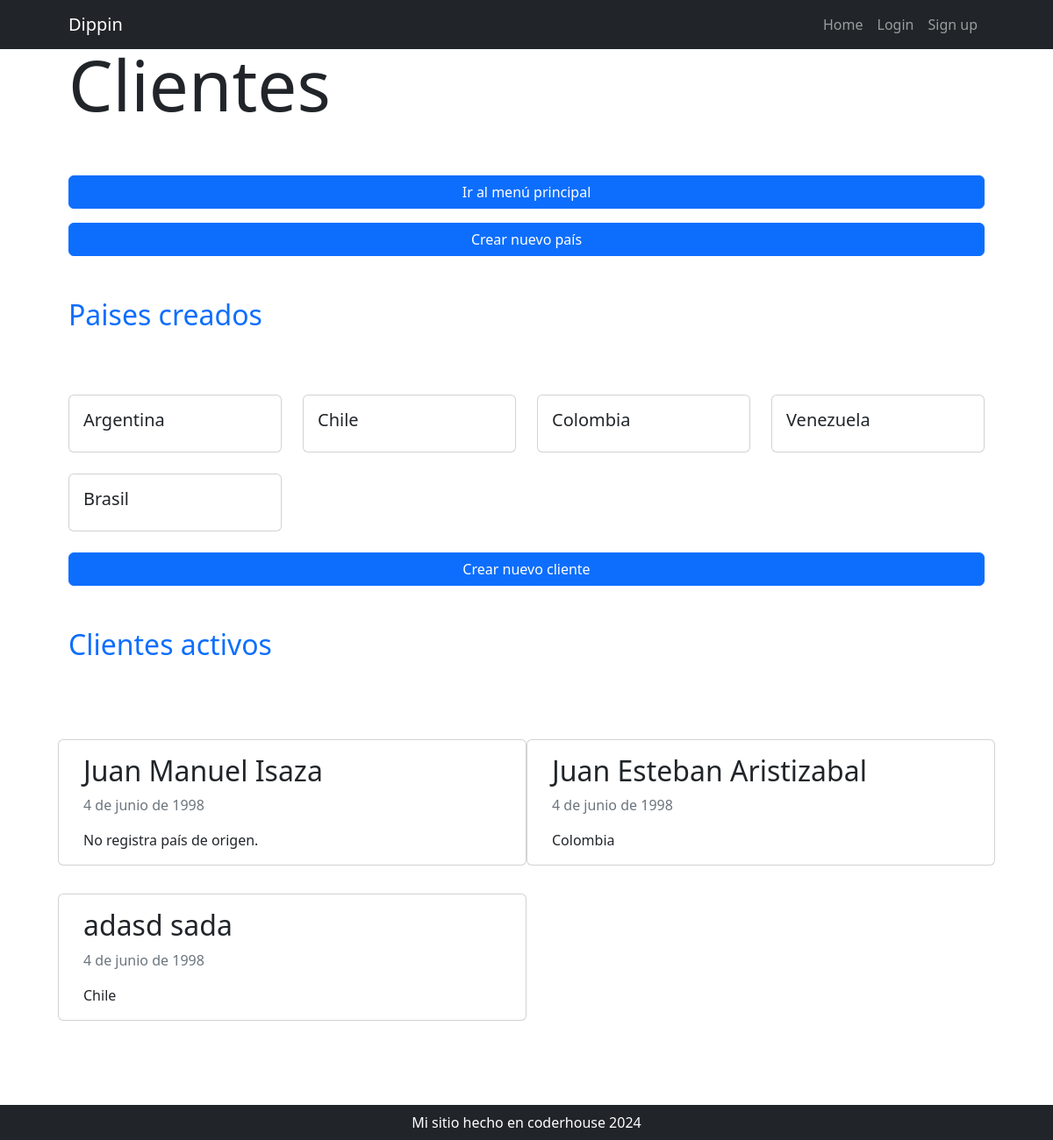
/cliente/home/, run on an earlier commit of the app's database.
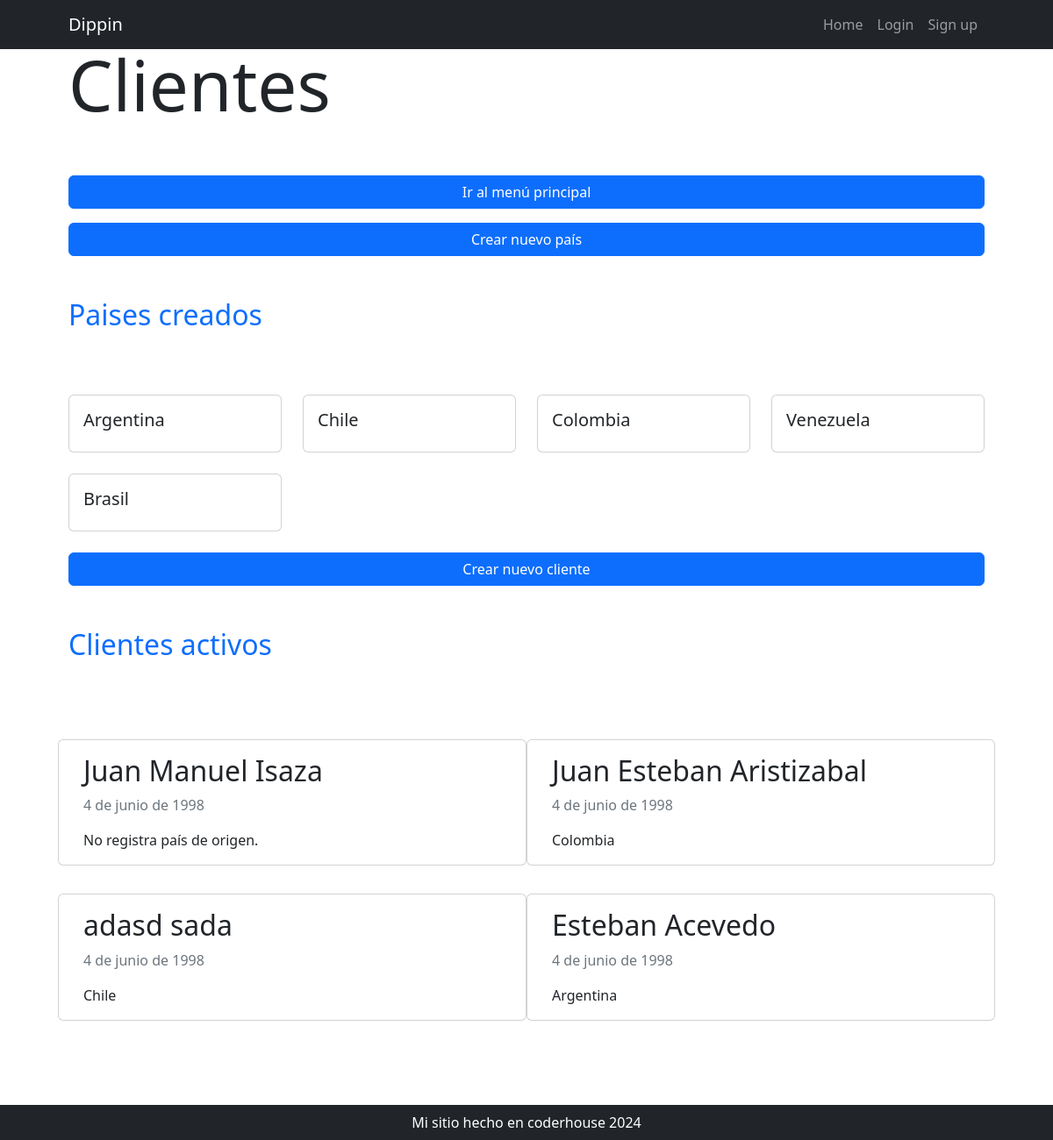
And on a later commit of the database.
### cliente/models.py (models this page shows, shortened)
class Pais(models.Model):
    nombre = models.CharField(max_length=50, verbose_name="pais", unique=True)
    def __str__(self):
        return self.nombre
    class Meta:
        verbose_name_plural = "paises"

class Cliente(models.Model):
    nombre = models.CharField(max_length=50)
    apellido = models.CharField(max_length=50)
    nacimiento = models.DateField(null=True)
    pais_origen_id = models.ForeignKey(Pais, on_delete=models.SET_NULL, blank=True, null=True, verbose_name="pais de origen")

### cliente/views.py (the view)
# urls.py: path("home/", views.home, name="home"),
def home(request):
    consulta_clientes = models.Cliente.objects.all()
    consulta_paises = models.Pais.objects.all()
    context = {"clientes":consulta_clientes, "paises":consulta_paises}
    return render(request, "cliente/index.html", context)

### cliente/templates/cliente/index.html
{% extends 'core/base.html' %}
{% block titulo %}
    {% include 'core/components/titulo1.html' with titulo="Clientes" %}
{% endblock titulo %}
{% block contenido %}
<div class="d-flex flex-column">
    <a href="{% url 'core:home' %}" class="btn btn-primary mb-3">Ir al menú principal</a>
    <a href="{% url 'cliente:pais_create' %}" class="btn btn-primary">Crear nuevo país</a>
</div>
<div class="row align-items-center my-5">
    <h1 class="pb-lg-3 text-primary fs-2">
        Paises creados
    </h1>
</div>
<div class="row row-cols-1 row-cols-md-2 row-cols-lg-4">
    {% for pais in paises %}
        <div class="col mb-4">
            <div class="card">
                <div class="card-body">
                    <h5 class="card-title">{{ pais.nombre }}</h5>
                </div>
            </div>
        </div>
    {% endfor %}
</div>
<div class="d-flex flex-column">
    <a href="{% url 'cliente:cliente_create' %}" class="btn btn-primary">Crear nuevo cliente</a>
</div>
<div class="row align-items-center my-5">
    <h1 class="pb-lg-3 text-primary fs-2">
        Clientes activos
    </h1>
</div>
<div class="row row-cols-1 row-cols-md-2">
    {% for cliente in clientes %}
        <div class="card my-3">
            <div class="card-body">
                <h2 class="card-title">{{ cliente.nombre }} {{ cliente.apellido }}</h2>
                <p class="card-text text-muted">{{ cliente.nacimiento }}</p>
                {% if cliente.pais_origen_id %}
                    <p class="card-text">{{ cliente.pais_origen_id }}</p>
                {% else %}
                    <p class="card-text">No registra país de origen.</p>
                {% endif %}
            </div>
        </div>
    {% endfor %}
</div>
<div class="row align-items-center my-5">
    <h1 class="pb-lg-3 text-primary fs-2">
    </h1>
</div>
{% endblock contenido %}

What changed in the data, as far as the page shows it:
added Cliente: nombre "Esteban", apellido "Acevedo", nacimiento "4 de junio de 1998", pais_origen_id "Argentina"
